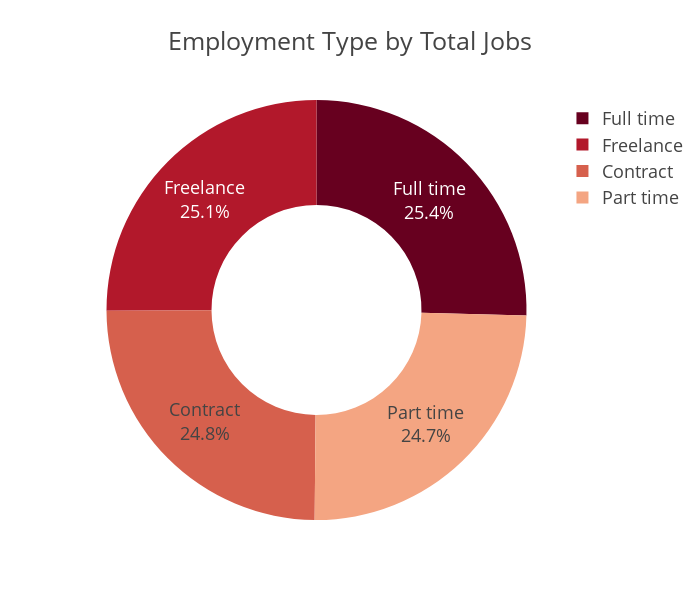

This figure's notebook cell:
### Code cell
fig = px.pie(
    employmenttype_counts,
    names='employment_type',
    values='job_count',
    title='Employment Type by Total Jobs',
    color_discrete_sequence=px.colors.sequential.RdBu, hole=0.5
)

fig.update_traces(
    textinfo='label+percent',
    textposition='inside'
)

fig.update_layout(
    template='presentation',
    height=600,
    width=700
)

fig.show()

### Figure 1 — Plotly figure (JSON) as saved in the notebook; plotly's stock layout.template omitted (floating-point values rounded to 4 significant figures)
{"data": [{"domain": {"x": [0, 1], "y": [0, 1]}, "hole": 0.5, "hovertemplate": "employment_type=%{label}<br>job_count=%{value}<extra></extra>", "labels": ["Full time", "Freelance", "Contract", "Part time"], "legendgroup": "", "name": "", "showlegend": true, "textinfo": "label+percent", "textposition": "inside", "type": "pie", "values": [3812, 3758, 3721, 3709]}], "layout": {"height": 600, "legend": {"tracegroupgap": 0}, "piecolorway": ["rgb(103,0,31)", "rgb(178,24,43)", "rgb(214,96,77)", "rgb(244,165,130)", "rgb(253,219,199)", "rgb(247,247,247)", "rgb(209,229,240)", "rgb(146,197,222)", "rgb(67,147,195)", "rgb(33,102,172)", "rgb(5,48,97)"], "title": {"text": "Employment Type by Total Jobs"}, "width": 700}}
